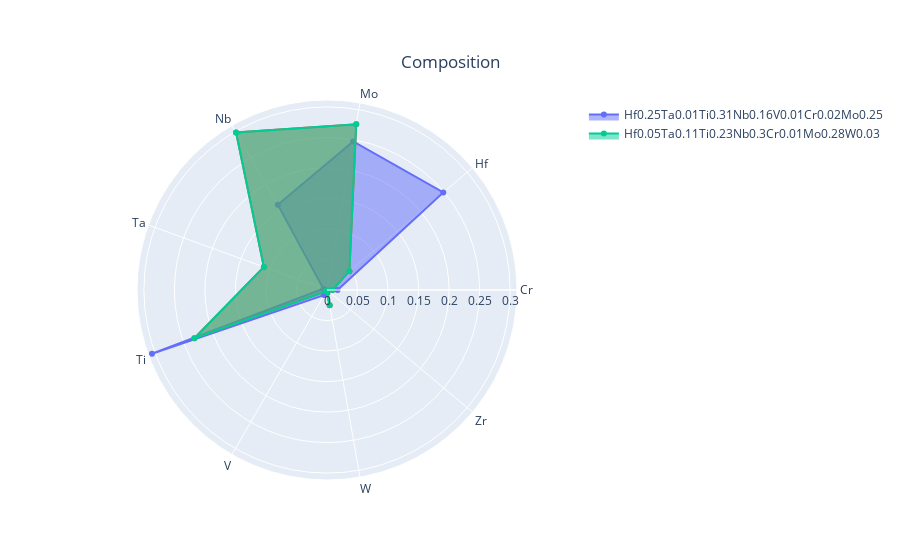

The cell this chart's notebook holds for it:
### Code cell
import ipywidgets as widgets
import pandas as pd
import plotly.graph_objects as go


demo_df = pd.read_csv('dataset/demo_dataset_true.csv',index_col=0)
df = pd.DataFrame(columns=demo_df.columns)
dict_of_props = {}



for p in selected_props:
    vals = demo_df.loc[:,p].values
    dict_of_props[p.lower()] = {'min':np.round(np.min(vals),2),
                        'max':np.round(np.max(vals),2),
                        'value':np.round((np.min(vals)+np.max(vals))/2,2),
                        'step':0.01,
                        'description':p.upper()
                        }
class record():
    def __init__(self):
        self.objects = [FloatSlider(**params) for params in dict_of_props.values()]
        self.reset_button = Button(description='Reset',disabled=False,button_style='',tooltip='Reset the slider values')
        self.reset_button.on_click(self.on_reset_button_clicked)
        self.generate_button = Button(description='Generate',disabled=False,button_style='',tooltip='Generate HEA composition with selected conditions')
        self.generate_button.on_click(self.on_generate_button_clicked)
        self.output = Output()
        display(*self.objects,self.reset_button, self.generate_button, out)
        self.fig = go.Figure()
    

    def on_generate_button_clicked(self,b):
        arr = np.zeros(len(self.objects))
        for i,sl in enumerate(self.objects):
            arr[i] = sl.value
        data = generate_alloy(arr)
        df.loc[len(df)]=data

        #composition
        
        with out:
            
            clear_output(True)
            
            print(df.shape[0])
            for i in range(df.shape[0]):
                
                self.fig.add_trace(go.Scatterpolar(
      r=data['composition_arr'],
      theta=elem_list,
      fill='toself',
      name=df['Composition'][i]
))
                
            self.fig.update_layout(
    title={
        'text': "Composition",
        'y':0.9,
        'x':0.5,
        'xanchor': 'center',
        'yanchor': 'top'})
            names = set()
            self.fig.for_each_trace(lambda trace:trace.update(showlegend=False) if (trace.name in names) else names.add(trace.name))
            self.fig.show()

        

    
    def on_reset_button_clicked(self,b):
        df.drop(df.index, inplace=True)
        with out:
            clear_output()
        print(df)
        self.fig.data = []
        #df = pd.DataFrame(columns=demo_df.columns)
        #print(df)
        
        
r =record()

### Figure 1 — Plotly figure (JSON) as saved in the notebook; plotly's stock layout.template omitted (floating-point values rounded to 4 significant figures)
{"data": [{"fill": "toself", "name": "Hf0.25Ta0.01Ti0.31Nb0.16V0.01Cr0.02Mo0.25", "r": [0.01724, 0.2487, 0.2471, 0.1611, 0.006205, 0.3052, 0.009609, 0.004478, 0.0004009], "theta": ["Cr", "Hf", "Mo", "Nb", "Ta", "Ti", "V", "W", "Zr"], "type": "scatterpolar"}, {"fill": "toself", "name": "Hf0.25Ta0.01Ti0.31Nb0.16V0.01Cr0.02Mo0.25", "r": [0.008861, 0.04791, 0.2757, 0.2979, 0.1101, 0.2312, 0.00241, 0.02543, 0.000464], "showlegend": false, "theta": ["Cr", "Hf", "Mo", "Nb", "Ta", "Ti", "V", "W", "Zr"], "type": "scatterpolar"}, {"fill": "toself", "name": "Hf0.05Ta0.11Ti0.23Nb0.3Cr0.01Mo0.28W0.03", "r": [0.008861, 0.04791, 0.2757, 0.2979, 0.1101, 0.2312, 0.00241, 0.02543, 0.000464], "theta": ["Cr", "Hf", "Mo", "Nb", "Ta", "Ti", "V", "W", "Zr"], "type": "scatterpolar"}], "layout": {"title": {"text": "Composition", "x": 0.5, "xanchor": "center", "y": 0.9, "yanchor": "top"}}}
